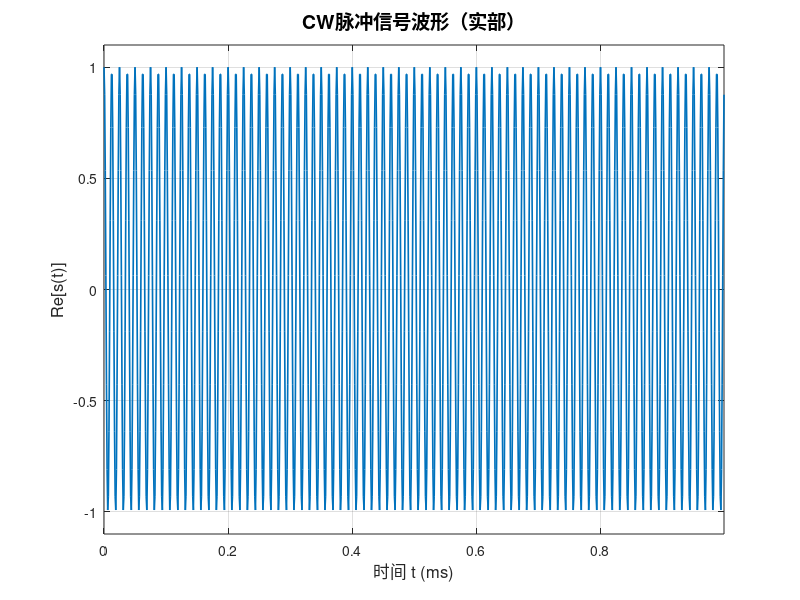
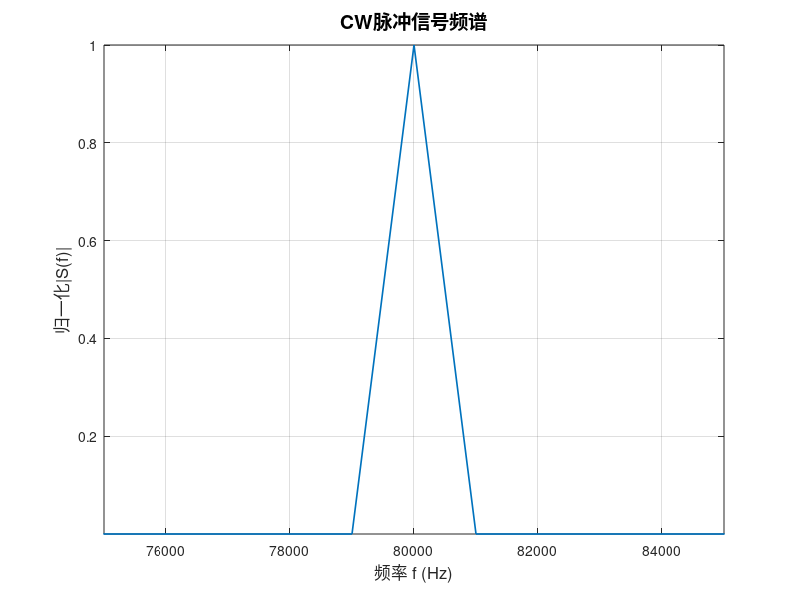
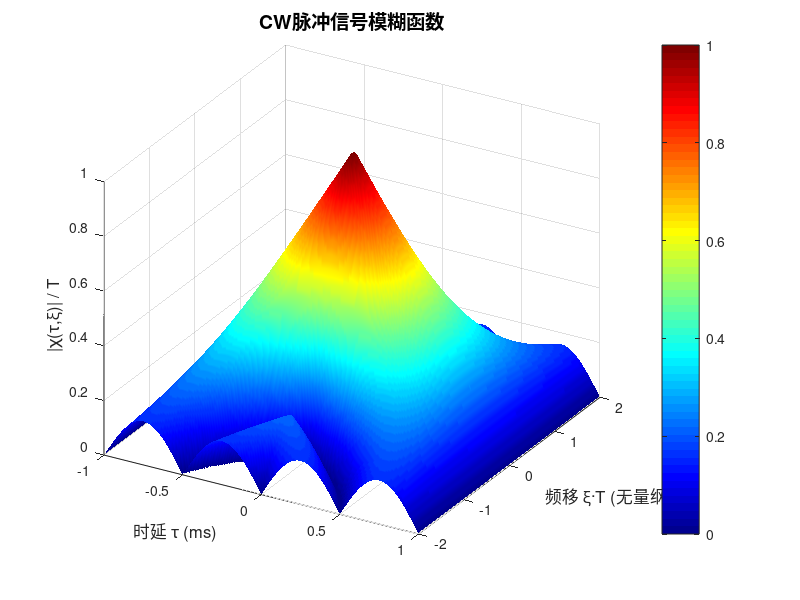
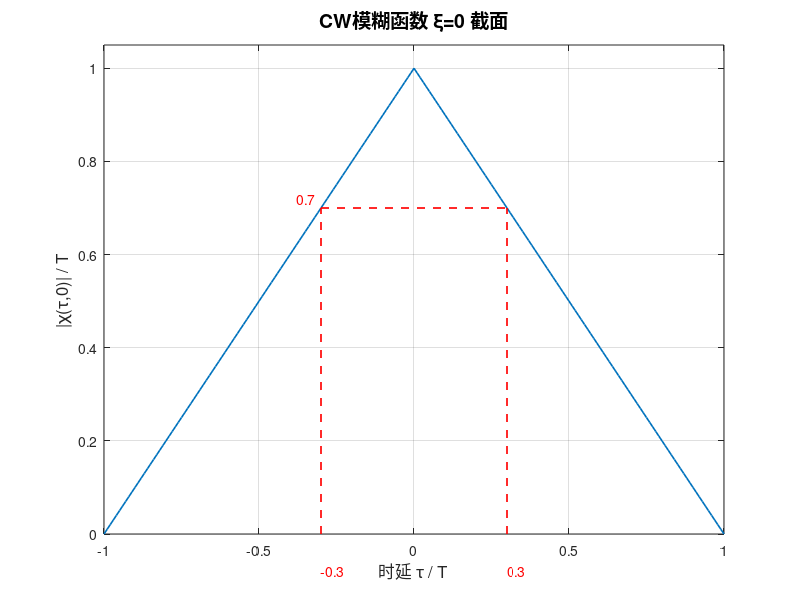

Here is the MATLAB script that generated these plots, in order:
%% 主动声呐信号分析：CW与LFM脉冲复现
% 作者：豆包AI
% 日期：2026-06-03
% 中心频率：80kHz
clear; clc; close all;

%% ====================== 全局参数设置 ======================
f0 = 80e3;       % 中心频率 80kHz
T = 1e-3;        % 脉冲宽度 1ms（可修改）
Fs = 1e6;        % 采样频率 1MHz（满足奈奎斯特采样定理）
A = 1;           % 信号幅度
dt = 1/Fs;       % 采样间隔

%% ====================== 第一部分：CW单频矩形脉冲 ======================
fprintf('正在生成CW脉冲信号...\n');

% 1. 时间函数与波形（对应图2.4）
t_cw = 0:dt:T-dt;  % 时间轴 [0, T)
s_cw = A * exp(1j * 2 * pi * f0 * t_cw);  % 复信号形式

figure('Name','图2.4 CW脉冲信号波形','Position',[100,100,800,400]);
plot(t_cw*1e3, real(s_cw), 'LineWidth',1.2);
xlabel('时间 t (ms)','FontSize',12);
ylabel('Re[s(t)]','FontSize',12);
title('CW脉冲信号波形（实部）','FontSize',14);
grid on;
axis tight;
ylim([-1.1*A, 1.1*A]);

% 2. 频谱函数（对应图2.5）
N_cw = length(s_cw);
f_cw = (-Fs/2:Fs/N_cw:Fs/2-Fs/N_cw);  % 频率轴(Hz)
S_cw = fftshift(fft(s_cw)) * dt;      % 幅度修正

figure('Name','图2.5 CW脉冲信号频谱','Position',[100,100,800,400]);
amp = abs(S_cw);
amp_norm = amp / max(amp);   % 正确归一化
plot(f_cw, amp_norm, 'LineWidth',1.2);

xlabel('频率 f (Hz)','FontSize',12);
ylabel('归一化|S(f)|','FontSize',12);
title('CW脉冲信号频谱','FontSize',14);
grid on;

axis tight;                  % 第一步：自适应全图
xlim([75000,85000]);         % 第二步：截取83k~87kHz，不会被覆盖

% 3. 模糊函数计算（对应图2.6）
tau_range = linspace(-T, T, 201);  % 时延范围 [-T, T]
xi_range = linspace(-2/T, 2/T, 201);  % 频移范围 [-2/T, 2/T]
[TAU, XI] = meshgrid(tau_range, xi_range);
chi_cw = zeros(size(TAU));

for i = 1:length(xi_range)
    for j = 1:length(tau_range)
        tau = tau_range(j);
        xi = xi_range(i);
        if abs(tau) > T
            chi_cw(i,j) = 0;
        else
            arg = pi * xi * (T - abs(tau));
            if arg == 0  % 处理分母为0的极限情况
                chi_cw(i,j) = T - abs(tau);
            else
                chi_cw(i,j) = abs(sin(arg)/arg * (T - abs(tau)));
            end
        end
    end
end

% (a) 模糊函数三维图
figure('Name','图2.6(a) CW模糊函数三维图','Position',[100,100,800,600]);
surf(TAU*1e3, XI*T, chi_cw/T, 'EdgeColor','none');  % 幅度归一化到T
xlabel('时延 τ (ms)','FontSize',12);
ylabel('频移 ξ·T (无量纲)','FontSize',12);
zlabel('|χ(τ,ξ)| / T','FontSize',12);
title('CW脉冲信号模糊函数','FontSize',14);
shading interp;
colormap jet;
view(30, 30);  % 视角与教材一致
colorbar;

% (b) ξ=0截面（时延截面）
chi_cw_xi0 = T - abs(tau_range);
figure('Name','图2.6(b) CW模糊函数ξ=0截面','Position',[100,100,800,400]);
plot(tau_range/T, chi_cw_xi0/T, 'LineWidth',1.2);
xlabel('时延 τ / T','FontSize',12);
ylabel('|χ(τ,0)| / T','FontSize',12);
title('CW模糊函数 ξ=0 截面','FontSize',14);
grid on;
hold on;
% 标记0.707T对应的τ≈0.3T（教材标注）
tau_07 = 0.3*T;
plot([-tau_07*1e3, tau_07*1e3], [0.7, 0.7], 'r--', 'LineWidth',1.2);
plot([-tau_07*1e3, -tau_07*1e3], [0, 0.7], 'r--', 'LineWidth',1.2);
plot([tau_07*1e3, tau_07*1e3], [0, 0.7], 'r--', 'LineWidth',1.2);
text(-tau_07*1e3-0.08, 0.72, '0.7','Color','red','FontSize',10);
text(-tau_07*1e3, -0.08, '-0.3','Color','red','FontSize',10);
text(tau_07*1e3, -0.08, '0.3','Color','red','FontSize',10);
hold off;
axis tight;
ylim([0, 1.05]);

% (c) τ=0截面（频移截面）
chi_cw_tau0 = abs(sin(pi*xi_range*T)./(pi*xi_range*T)) * T;
chi_cw_tau0(xi_range==0) = T;  % 处理xi=0的情况
figure('Name','图2.6(c) CW模糊函数τ=0截面','Position',[100,100,800,400]);
plot(xi_range*T, chi_cw_tau0/T, 'LineWidth',1.2);
xlabel('频移 ξ * T','FontSize',12);
ylabel('|χ(0,ξ)| / T','FontSize',12);
title('CW模糊函数 τ=0 截面','FontSize',14);
grid on;
hold on;
% 标记0.707T对应的ξ≈0.44/T（教材标注）
xi_07 = 0.44/T;
plot([-xi_07*T, xi_07*T], [0.707, 0.707], 'r--', 'LineWidth',1.2);
plot([-xi_07*T, -xi_07*T], [0, 0.707], 'r--', 'LineWidth',1.2);
plot([xi_07*T, xi_07*T], [0, 0.707], 'r--', 'LineWidth',1.2);
text(-xi_07*T-0.1, 0.75, '0.7','Color','red','FontSize',10);
text(-xi_07*T+0.05, +0.08, '-0.44','Color','red','FontSize',10);
text(xi_07*T+0.05, +0.08, '0.44','Color','red','FontSize',10);
hold off;
axis tight;
ylim([0, 1.05]);

% (d) 模糊度图（等高线图）
figure('Name','图2.6(d) CW脉冲模糊度图','Position',[100,100,600,600]);
contour(TAU*1e3, XI*T, chi_cw/T, [0.707, 0.707], 'LineWidth',1.2);
xlabel('时延 τ/T','FontSize',12);
ylabel('频移 ξ*T ','FontSize',12);
title('CW脉冲信号模糊度图','FontSize',14);
grid on;
axis tight;
axis tight;

%% ====================== 第二部分：LFM线性调频脉冲 ======================
fprintf('正在生成LFM脉冲信号...\n');

F = 10e3;         % 调频带宽 10kHz（可修改，建议BT≥10）
k = F/T;          % 调频斜率 Hz/s
B = F;            % 信号带宽（BT>>1时近似等于调频带宽）

% 1. 时间函数与瞬时频率（对应图2.7）
t_lfm = -T/2:dt:T/2-dt;  % 时间轴 [-T/2, T/2)
s_lfm = A * exp(1j * (2*pi*f0*t_lfm + pi*k*t_lfm.^2));  % LFM复信号
f_inst = f0 + k*t_lfm;  % 瞬时频率

figure('Name','图2.7 LFM脉冲信号波形与瞬时频率','Position',[100,100,800,600]);
subplot(2,1,1);
plot(t_lfm*1e3, real(s_lfm), 'LineWidth',1.2);
xlabel('时间 t (ms)','FontSize',12);
ylabel('Re[s(t)]','FontSize',12);
title('LFM脉冲信号波形（实部）','FontSize',14);
grid on;
axis tight;
ylim([-1.1*A, 1.1*A]);

subplot(2,1,2);
plot(t_lfm*1e3, f_inst/1e3, 'LineWidth',1.2, 'Color','r');
xlabel('时间 t (ms)','FontSize',12);
ylabel('瞬时频率 f(t) (kHz)','FontSize',12);
title('LFM脉冲信号瞬时频率','FontSize',14);
grid on;
axis tight;
ylim([(f0-F/2)/1e3-0.5, (f0+F/2)/1e3+0.5]);

% 2. 频谱函数（对应图2.8）
N_lfm = length(s_lfm);
f_lfm = (-Fs/2:Fs/N_lfm:Fs/2-Fs/N_lfm);
S_lfm = fftshift(fft(s_lfm)) * dt;

% 幅度归一化：除以最大值，峰值=1
amp_norm = abs(S_lfm)/max(abs(S_lfm));

figure('Name','图2.8 LFM脉冲信号频谱','Position',[100,100,800,400]);
plot(f_lfm/1e3, amp_norm, 'LineWidth',1.2);
xlabel('频率 f (kHz)','FontSize',12);
ylabel('|S(f)| 归一化','FontSize',12);
title('LFM脉冲信号频谱','FontSize',14);
grid on;

axis tight;
xlim([60, 100]);  % 显示完整带宽范围

% 3. 模糊函数计算（对应图2.9）
tau_range_lfm = linspace(-T, T, 201);
xi_range_lfm = linspace(-2*B, 2*B, 201);  % 频移范围 [-2B, 2B]
[TAU_LFM, XI_LFM] = meshgrid(tau_range_lfm, xi_range_lfm);
chi_lfm = zeros(size(TAU_LFM));

for i = 1:length(xi_range_lfm)
    for j = 1:length(tau_range_lfm)
        tau = tau_range_lfm(j);
        xi = xi_range_lfm(i);
        if abs(tau) > T
            chi_lfm(i,j) = 0;
        else
            arg = pi * (k*tau + xi) * (T - abs(tau));
            if arg == 0  % 处理分母为0的极限情况
                chi_lfm(i,j) = T - abs(tau);
            else
                chi_lfm(i,j) = abs(sin(arg)/arg * (T - abs(tau)));
            end
        end
    end
end

% (a) 模糊函数三维图
figure('Name','图2.9(a) LFM模糊函数三维图','Position',[100,100,800,600]);
surf(TAU_LFM*1e3, XI_LFM/B, chi_lfm/T, 'EdgeColor','none');
xlabel('时延 τ (ms)','FontSize',12);
ylabel('频移 ξ/B (无量纲)','FontSize',12);
zlabel('|χ(τ,ξ)| / T','FontSize',12);
title('LFM脉冲信号模糊函数','FontSize',14);
shading interp;
colormap jet;
view(30, 30);
colorbar;

% (b) ξ=0截面（时延截面）
chi_lfm_xi0 = zeros(size(tau_range_lfm));
for j = 1:length(tau_range_lfm)
    tau = tau_range_lfm(j);
    if abs(tau) > T
        chi_lfm_xi0(j) = 0;
    else
        arg = pi * k * tau * (T - abs(tau));
        if arg == 0
            chi_lfm_xi0(j) = T - abs(tau);
        else
            chi_lfm_xi0(j) = abs(sin(arg)/arg * (T - abs(tau)));
        end
    end
end  

figure('Name','图2.9(b) LFM模糊函数ξ=0截面','Position',[100,100,800,400]);
plot(tau_range_lfm*B, chi_lfm_xi0/T, 'LineWidth',1.2);  % ✅ 横轴：τ*B（无量纲）
xlabel('时延 \tau \cdot B','FontSize',12);
ylabel('|\chi(\tau,0)| / T','FontSize',12);
title('LFM模糊函数 \xi=0 截面','FontSize',14);
grid on;
hold on;

% ---------------- 关键修正 ----------------
tau_07_lfm = 0.44/B;               % 3dB 对应时延
x_07 = tau_07_lfm * B;             % ✅ 转换成无量纲 τ*B 坐标

% 画水平虚线 y=0.707
plot([-x_07, x_07], [0.707, 0.707], 'r--', 'LineWidth',1.2);

% 画左右两条竖虚线
plot([-x_07, -x_07], [0, 0.707], 'r--', 'LineWidth',1.2);
plot([x_07, x_07], [0, 0.707], 'r--', 'LineWidth',1.2);

% 文字标注（全部用无量纲 τ*B 坐标）
text(-x_07+0.1, 0.75, '0.707','Color','red','FontSize',10);
text(-x_07-1, -0.05, sprintf('-%.2f',x_07),'Color','red','FontSize',10);
text( x_07, -0.05, sprintf('%.2f',x_07), 'Color','red','FontSize',10);

hold off;
ylim([0, 1.05]);

% (c) kτ+ξ=0截面（斜截面）
chi_lfm_kxi0 = T - abs(tau_range_lfm);
figure('Name','图2.9(c) LFM模糊函数kτ+ξ=0截面','Position',[100,100,800,400]);
plot(tau_range_lfm*1e3, chi_lfm_kxi0/T, 'LineWidth',1.2);
xlabel('时延τ / T','FontSize',12);
ylabel('|χ(τ,ξ)| / T','FontSize',12);
title('LFM模糊函数 kτ+ξ=0 截面','FontSize',14);
grid on;
hold on;
% 标记0.707T对应的τ≈0.3T（教材标注）
tau_07_kxi0 = 0.3*T;
plot([-tau_07_kxi0*1e3, tau_07_kxi0*1e3], [0.707, 0.707], 'r--', 'LineWidth',1.2);
plot([-tau_07_kxi0*1e3, -tau_07_kxi0*1e3], [0, 0.707], 'r--', 'LineWidth',1.2);
plot([tau_07_kxi0*1e3, tau_07_kxi0*1e3], [0, 0.707], 'r--', 'LineWidth',1.2);
text(-tau_07_kxi0*1e3-0.1, 0.72, '0.707','Color','red','FontSize',10);
text(-tau_07_kxi0*1e3, -0.08, '-0.3','Color','red','FontSize',10);
text(tau_07_kxi0*1e3, -0.08, '0.3','Color','red','FontSize',10);
hold off;
axis tight;
ylim([0, 1.05]);

% (d) τ=0截面（频移截面）
chi_lfm_tau0 = abs(sin(pi*xi_range_lfm*T)./(pi*xi_range_lfm*T)) * T;
chi_lfm_tau0(xi_range_lfm==0) = T;
figure('Name','图2.9(d) LFM模糊函数τ=0截面','Position',[100,100,800,400]);
plot(xi_range_lfm * T, chi_lfm_tau0/T, 'LineWidth',1.2);  % ✅ 横轴：ξ·T（无量纲）
xlabel('频移 \xi \cdot T','FontSize',12);
ylabel('|\chi(0,\xi)| / T','FontSize',12);
title('LFM模糊函数 \tau=0 截面','FontSize',14);
grid on;
hold on;

% ---------------- 核心修正 ----------------
xi_07_lfm = 0.44/T;          % 3dB 频移点
x_07 = xi_07_lfm * T;        % ✅ 转换成无量纲坐标：ξ·T = 0.44

% 画水平虚线
plot([-x_07, x_07], [0.707, 0.707], 'r--', 'LineWidth',1.2);

% 画左右竖线
plot([-x_07, -x_07], [0, 0.707], 'r--', 'LineWidth',1.2);
plot([x_07, x_07], [0, 0.707], 'r--', 'LineWidth',1.2);

% 文字标注（全部用无量纲坐标）
text(-x_07-3, 0.72, '0.707','Color','red','FontSize',10);
text(-x_07-2, -0.05, sprintf('-%.2f',x_07),'Color','red','FontSize',10);
text( x_07, -0.05, sprintf('%.2f',x_07), 'Color','red','FontSize',10);

hold off;
axis tight;
ylim([0, 1.05]);

% (e) 模糊度图（等高线图）
figure('Name','图2.9(e) LFM脉冲模糊度图','Position',[100,100,600,600]);
% x=TAU_LFM(τ,s)，y=XI_LFM(ξ,Hz)
contour(TAU_LFM*1000, XI_LFM, chi_lfm/T, [0.707, 0.707], 'LineWidth',1.2);
xlabel('时延(ms) \tau','FontSize',12);
ylabel('频移 \xi','FontSize',12);
title('LFM脉冲信号模糊度图','FontSize',14);
grid on;

axis tight;
hold on;

% kτ+ξ=0斜虚线，原生坐标不变
tau_line = linspace(-T, T, 100);
xi_line = -k*tau_line;
plot(tau_line*1000, xi_line, 'k--', 'LineWidth',1.5);
text(0.1*T,0.1*B,'k\tau+\xi=0','Color','black','FontSize',10,'FontWeight','bold');
hold off;

fprintf('所有图形生成完成！\n');
fprintf('CW脉冲参数：中心频率%.1f kHz，脉宽%.1f ms，带宽%.1f kHz\n', f0/1e3, T*1e3, 1/T/1e3);
fprintf('LFM脉冲参数：中心频率%.1f kHz，脉宽%.1f ms，带宽%.1f kHz，BT=%.1f\n', f0/1e3, T*1e3, F/1e3, B*T);
